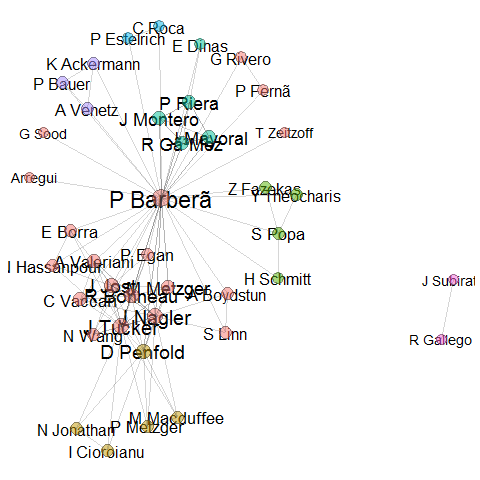

Recreate this plot in R.
#Libraries

library(scholar)
library(scholarnetwork)
library(ggplot2)
library(igraph)

#Loading dataset
d <- extractNetwork(id="jGLKJUoAAAAJ", n=500)

#Cleaning network data
network <- graph_from_data_frame(d$edges, directed = FALSE)
set.seed(123)
l <- layout.fruchterman.reingold(network, niter = 1500) # layout
fc <- walktrap.community(network) # community detection

#Node locations
nodes <- data.frame(l); names(nodes) <- c("x", "y")
nodes$cluster <- factor(fc$membership)
nodes$label <- fc$names
nodes$degree <- degree(network)

#Edge locations
edgelist <- get.edgelist(network, names = FALSE)
edges <- data.frame(nodes[edgelist[,1],c("x", "y")], nodes[edgelist[,2],c("x", "y")])
names(edges) <- c("x1", "y1", "x2", "y2")

#and now visualizing it...
p <- ggplot(nodes, aes(x = x, y = y, color = cluster, label = label, size = degree))
pq <- p + geom_text(color = "black", aes(label = label, size = degree),show.legend = FALSE) +
  # nodes
  geom_point(color = "grey20", aes(fill = cluster), shape = 21, show.legend = FALSE, alpha = 1/2) +
  # edges
  geom_segment( aes(x = x1, y = y1, xend = x2, yend = y2, label = NA),
                data = edges, size = 0.25, color = "grey20", alpha = 1/5) +
				## note that here I add a border to the points
  scale_fill_discrete(labels = labels) +
  scale_size_continuous(range  =  c(5, 8)) +
  theme(
    panel.background  =  element_rect(fill  =  "white"),
    plot.background  =  element_rect(fill = "white"),
    axis.line  =  element_blank(), axis.text  =  element_blank(),
    axis.ticks  =  element_blank(),
    axis.title  =  element_blank(), panel.border  =  element_blank(),
    panel.grid.major  =  element_blank(),
    panel.grid.minor  =  element_blank(),
    legend.background  =  element_rect(colour  =  F, fill  =  "black"),
    legend.key  =  element_rect(fill  =  "black", colour  =  F),
    legend.title  =  element_text(color = "white"),
    legend.text  =  element_text(color = "white")
  ) +
  ## changing size of points in legend
  guides(fill  =  guide_legend(override.aes  =  list(size = 5)))

pq
